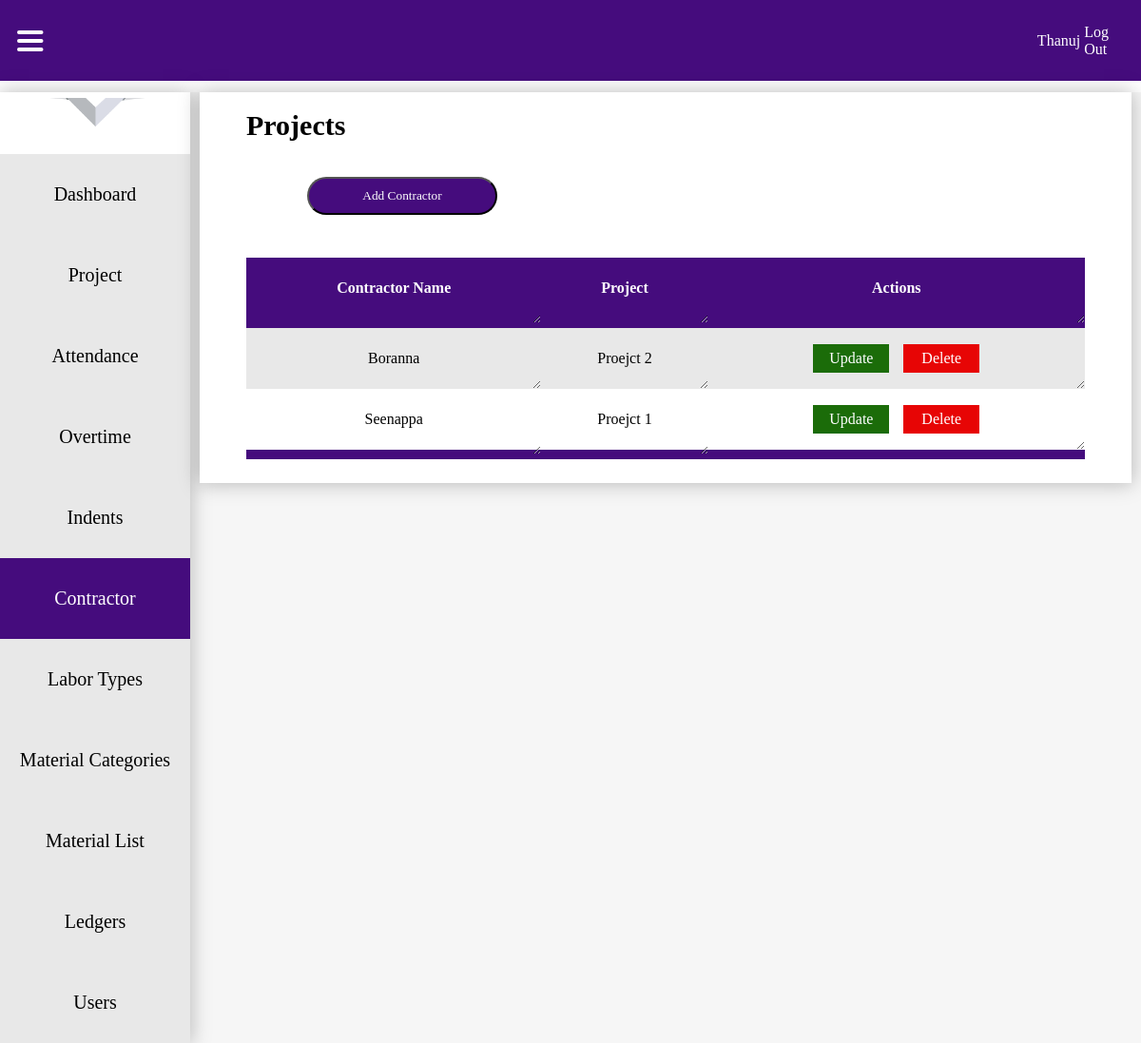
The app's page /contractorslist/ (signed in) with its own data.
### attandance/models.py (models this page shows, shortened)
class User(AbstractUser):
    is_admin = models.BooleanField(default=False)
    is_office_login = models.BooleanField(default=False)
    is_site_engineer = models.BooleanField(default=False)

class Contractor(models.Model):
    Contractor_name = models.CharField(max_length=500)
    Project = models.ForeignKey(Project, on_delete=models.DO_NOTHING)

class Project(models.Model):
    Project_name = models.CharField(max_length=300)
    Project_location = models.CharField(max_length=300)
    Project_Start_date = models.DateField()
    Project_End_date = models.DateField()
    Project_Dimensions = models.CharField(max_length=50)
    Floors = models.IntegerField()
    Builtup_area = models.CharField(max_length=100000)
    Length = MeasurementField(measurement=Area)
    Breadth = MeasurementField(measurement=Area)
    site_engineers = models.ManyToManyField('SiteEngineer', related_name='projects')
    def __str__(self):
        return self.Project_name

### attandance/views.py (the view)
# urls.py: path('contractorslist/', ContractorListView.as_view(), name='contractorslist'),
class ContractorListView(LoginRequiredMixin, ListView):
    template_name = "contractorlist.html"
    model = Contractor
    queryset = Contractor.objects.all().order_by('-id')
    context_object_name = "contractors"

### templates/contractorlist.html (shortened to what this page needs)
{% load static %}
<!DOCTYPE html>
<html lang="en">
<head>
    <link rel="stylesheet" href="{% static 'css/dashboard.css' %}">
</head>
<body>
     <nav>
        <div class="menu" >
            <img src="{% static 'icons/hamburger menu.svg' %}" alt="" onclick="toggleNavigation()">
        </div>
        <ul>
            <li>
                {% if request.user.is_authenticated %}
                <a href="">{{ request.user.username }}</a>
                <a href="{% url 'logout' %}">Log Out</a>
                {% else %}
                <a href="">Profile</a>
                <img src="{% static 'icons/dropdownarrowsvg.svg' %}" alt="">
                {% endif %}
            </li>
        </ul>
    </nav>
    <div class="contentholder">
        <div class="navigation">
            <img class="logo" src="{% static 'icons/Vivin-construction-and-engineering-logo.png' %}" alt="">
            <div class="tabholder">
                {% if request.user.is_admin or request.user.is_office_login %}
                <div class="nav-tab"  onclick="toggleActive(this)">
                    <a href="{% url 'dashboard' %}">Dashboard</a>
                </div>
                {% endif %}
                {% if request.user.is_admin or request.user.is_office_login %}
                <div class="nav-tab"  onclick="toggleActive(this)">
                    <a href="{% url 'projects' %}">Project</a>
                </div>
                {% endif %}
                {% if request.user.is_admin or request.user.is_office_login or request.user.is_site_engineer %}
                <div class="nav-tab" onclick="toggleActive(this)">
                    <a href="{% url 'attendance_recordlist' %}">Attendance</a>
                </div>
                {% endif %}
                {% if request.user.is_admin or request.user.is_office_login or request.user.is_site_engineer %}
                <div class="nav-tab" onclick="toggleActive(this)">
                    <a href="{% url 'overtimelist' %}">Overtime</a>
                </div>
                {% endif %}
                {% if request.user.is_admin or request.user.is_office_login or request.user.is_site_engineer %}
                <div class="nav-tab" onclick="toggleActive(this)">
                    <a href="{% url 'indentlist' %}">Indents</a>
                </div>
                {% endif %}
                {% if request.user.is_admin or request.user.is_office_login %}
                <div class="nav-tab" onclick="toggleActive(this)">
                    <a href="{% url 'contractorslist' %}">Contractor</a>
                </div>
                {% endif %}
                {% if request.user.is_admin or request.user.is_office_login %}
                <div class="nav-tab" onclick="toggleActive(this)">
                    <a href="{% url 'labortypelist' %}">Labor Types</a>
                </div>
                {% endif %}
                {% if request.user.is_admin or request.user.is_office_login %}
                <div class="nav-tab" onclick="toggleActive(this)">
                    <a href="{% url 'materialcategorylist' %}">Material Categories</a>
                </div>
                {% endif %}
                {% if request.user.is_admin or request.user.is_office_login %}
                <div class="nav-tab" onclick="toggleActive(this)">
                    <a href="{% url 'materiallist' %}">Material List</a>
                </div>
                {% endif %}
                {% if request.user.is_admin or request.user.is_office_login %}
                <div class="nav-tab" onclick="toggleActive(this)">
                    <a href="{% url 'allreports' %}">Ledgers</a>
                </div>
                {% endif %}
                {% if request.user.is_admin or request.user.is_office_login %}
                <div class="nav-tab" onclick="toggleActive(this)">
                    <a href="">Users</a>
                </div>
                {% endif %}
            </div>
        </div>
        <div class="displayboard">
            <div class="whiteboard">
                <div class="alignmentmaker">
                    <h3>Projects</h3>
                    <div class="bottonholder">
                        <a href="{% url 'createcontractor' %}"><button>Add Contractor</button></a>
                    </div>
                    <div class="tableholder">
                        <table>
                            <thead>
                                <tr>
                                    <th>Contractor Name</th>
                                    <th>Project</th>
                                    <th>Actions</th>
                                </tr>
                            </thead>
                            <tbody>
                                {% for Contractor in contractors %}
                                <tr>
                                    <td>{{ Contractor.Contractor_name }}</td>
                                    <td>{{ Contractor.Project }}</td>
                                    <td class="action">
                                        <a id="update" href="{% url 'contractorsupdate' Contractor.pk  %}"><div class="button">Update</div></a>
                                        <a id="delete" href="{% url 'contractorsdelete' Contractor.pk %}"><div class="buttondelete">Delete</div></a>
                                    </td>
                                </tr>
                                {% endfor %}
                            </tbody>
                        </table>
                    </div>
                </div>
            </div>
        </div>
    </div>
</body>
</html>

### static/css/dashboard.css (style rules this page uses)
* { margin: 0; padding: 0; font-family: Montserrat; }
nav { background: #450C7D; width: 100%; height: 85px; display: flex; justify-content: right; align-items: center; }
nav img { margin-left: 3%; }
nav ul { width: 100%; display: flex; align-items: center; justify-content: flex-end; }
nav ul li { margin: 2%; display: flex; align-items: center; justify-content: flex-end; }
nav ul li a { text-decoration: none; color: white; font-family: Montserrat; }
.contentholder { width: 100%; display: flex; align-items: start; justify-content: center; background: #F6F6F6; margin-top: 1%; }
.navigation { width: 20%; height: 100%; background: #FFF; box-shadow: 0px 0px 20px 1px rgba(0, 0, 0, 0.25); display: grid; align-items: center; justify-items: center; transition: width 0.5s ease-in-out; }
.logo { margin: 3%; width: 80%; }
.displayboard { width: 100%; display: grid; align-items: start; justify-items: center; transition: width 0.5s ease-in-out; }
.menu { width: 100%; display: flex; align-items: center; justify-content: left; height: 100%; }
.menu img { margin: 3% 5% 3% 3%; cursor: pointer; }
.nav-tab { width: 100%; height: 85px; display: flex; align-items: center; justify-content: center; background: #E8E8E8; cursor: pointer; transition: .3s ease-in-out; }
.nav-tab.active { background: #450C7D; color: white; transition: .3s ease-in-out; }
.nav-tab.active a { color: white; }
.nav-tab a { text-decoration: none; color: black; text-align: center; font-size: 20px; color: black; width: 100%; height: 100%; display: flex; align-items: center; justify-content: center; }
.tabholder { width: 100%; }
.whiteboard { width: 98%; background: white; box-shadow: 0px 0px 20px 1px rgba(0, 0, 0, 0.25); display: flex; align-items: start; justify-content: center; }
.alignmentmaker { width: 90%; display: grid; align-items: start; justify-items: center; }
.alignmentmaker h3 { font-size: 30px; margin: 2% 0% 2% 0%; width: 100%; }
button { width: 200px; height: 40px; background-color: #450C7D; color: #FFF; border-radius: 20px; margin: 2%; cursor: pointer; }
table { border-collapse: collapse; margin: 25px 0; font-size: 16px; width: 100%; resize: horizontal; }
table thead tr { background: #450C7D; color: #FFF; font-weight: bold; padding: 3%; text-align: center; height: 40px; }
tr { background: #E8E8E8; }
tr:nth-child(even) { background: white; }
tr:last-child { border-bottom: 10px solid#450C7D; }
th, td { padding: 12px; height: 40px; text-align: center; overflow-x: auto; resize: horizontal; }
.action { padding: 12px; height: 40px; text-align: center; overflow-x: auto; display: flex; align-items: center; justify-content: center; }
#update { text-decoration: none; color: white; }
#delete { text-decoration: none; color: white; }
.button { background: #1b6c09; width: 80px; height: 30px; display: flex; align-items: center; justify-content: center; }
.buttondelete { background: #e70505; width: 80px; height: 30px; display: flex; align-items: center; justify-content: center; }
.bottonholder { width: 90%; display: flex; align-items: center; justify-content: left; flex-wrap: wrap; }
a { margin: 2%; }
.tableholder { width: 100%; overflow-x: scroll; white-space: nowrap; }

### records on screen
User: user.username "Thanuj"
Contractor: Contractor_name "Boranna", Project "Proejct 2"
Contractor: Contractor_name "Seenappa", Project "Proejct 1"
